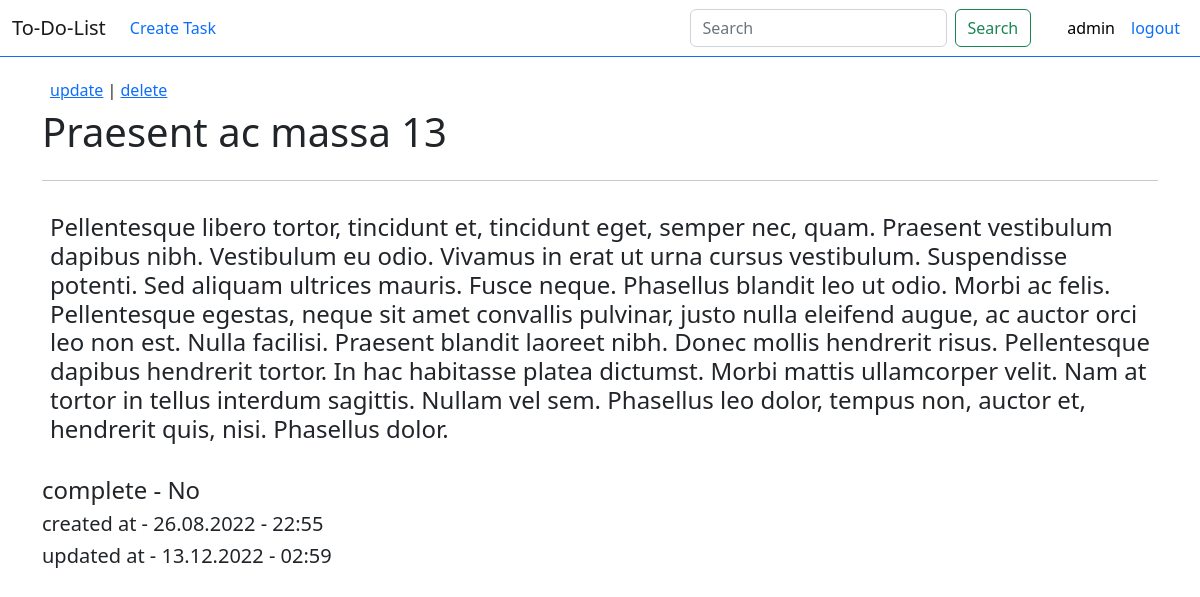
The app's page /task/3/ (signed in) with its own data.
### todo_list/models.py (models this page shows, shortened)
class Task(models.Model):
    colors_list = [
        ('border-primary','Blue'),
        ('border-secondary','Gray'),
        ('border-success','Green'),
        ('border-danger','Red'),
        ('border-warning','Yellow'),
        ('border-info','Light Blue'),
        ('border-dark','Black'),
    ]
    user = models.ForeignKey(
        User, on_delete=models.CASCADE, null=True, blank=True)
    title = models.CharField(max_length=200)
    description = models.TextField(null=True, blank=True)
    complete = models.BooleanField(default=False)
    colors = models.CharField(max_length=20, choices=colors_list, default='blue_bootstrp')
    created_at = models.DateTimeField(auto_now_add=True)
    updated_at = models.DateTimeField(auto_now=True)
    class Meta:
        verbose_name = 'Task'
        verbose_name_plural = 'Tasks'
        ordering = ['updated_at']

### todo_list/views.py (the view)
# urls.py: path('task/<int:pk>/', views.single_task, name='single_task'),
@login_required
def single_task(request, pk):
    task = get_object_or_404(Task, pk=pk)
    if task.user == request.user:
        return render(request, 'todo_list/single_task.html', {'task':task})
    raise Http404

### todo_list/templates/todo_list/single_task.html (shortened to what this page needs)
{% extends 'base.html' %}
    {% block content %}
    <div class="container " style="display: flex; flex-direction: column; ">
        <h6 class="ps-2">
            <a href="{% url 'update_task' task.pk %}">update</a> |
            <a href="{% url 'delete_task' task.pk %}">delete</a>
        </h6>
        <h1>{{ task.title }}<h1>
            <hr>
        <h4 class="p-2">{{ task.description }}<h4>
        <div class="container_adds border-info mt-3">
            {% if task.complete == True %}
                <h4 class="mb-5">Complete - Yes </h4>
            {% else %}
                <h4>complete - No </h4>
            {% endif %}
            <h5>created at - {{ task.created_at|date:"d.m.Y - H:i" }} <h5>
            <h5>updated at - {{ task.updated_at|date:"d.m.Y - H:i" }}</h5>
        </div>
    </div>
{% endblock %}

### templates/_nav/_nav.html (shortened to what this page needs)
{% load static %}
<nav class="navbar navbar-expand-lg border-bottom border-primary mb-4">
    <div class="container-fluid">
      <a class="navbar-brand"
         href="{% if request.user.is_authenticated %} {% url 'all_task'%} {% else %} {% url 'home_task'%} {% endif %}">
         To-Do-List
      </a>
      <div class="collapse navbar-collapse" id="navbarScroll">
        {% if request.user.is_authenticated %}
        <ul class="navbar-nav me-auto my-2 my-lg-0 navbar-nav-scroll" style="--bs-scroll-height: 100px;">
          <li class="nav-item">
            <a class="nav-link text-primary m-auto" href="{% url 'create_task' %}">Create Task</a>
          </li>
        </ul>
        <form class="d-flex" role="search" method="POST" action="{% url 'searched' %}">
          <input class="form-control me-2" type="search" name="searched" placeholder="Search" aria-label="Search">
          <button class="btn btn-outline-success"  type="submit">Search</button>
        </form>
        {% endif %}
        <ul class="navbar-nav my-2 my-lg-0 navbar-nav-scroll {% if request.user.is_authenticated %} ms-4 {% endif %}" style="--bs-scroll-height: 100px;">
            {% if request.user.is_authenticated %}
                <li class="nav-item ms-1">
                    <p class="nav-link text-black m-auto">{{request.user}}</p>
                </li>
                <li class="nav-item">
                    <a class="nav-link text-primary " href="{% url 'logout_task' %}">logout</a>
                    </li>
                </ul>
          {% endif %}
      </div>
    </div>
  </nav>

### records on screen
Task: title "Praesent ac massa 13", description "Pellentesque libero tortor, tincidunt et, tincidunt eget, semper nec, quam. Praesent vestibulum dapibus nibh. Vestibulum eu odio. Vivamus in erat ut urna cursus vestibulum. Suspendisse potenti. Sed aliquam ultrices mauris. Fusce neque. Phasellus blandit leo ut odio. Morbi ac felis. Pellentesque egestas, neque sit amet convallis pulvinar, justo nulla eleifend augue, ac auctor orci leo non est. Nulla facilisi. Praesent blandit laoreet nibh. Donec mollis hendrerit risus. Pellentesque dapibus hendrerit tortor. In hac habitasse platea dictumst. Morbi mattis ullamcorper velit. Nam at tortor in tellus interdum sagittis. Nullam vel sem. Phasellus leo dolor, tempus non, auctor et, hendrerit quis,…", created_at "26.08.2022 - 22:55", updated_at "13.12.2022 - 02:59"

### other values on screen
{{ request.user }} "admin"
